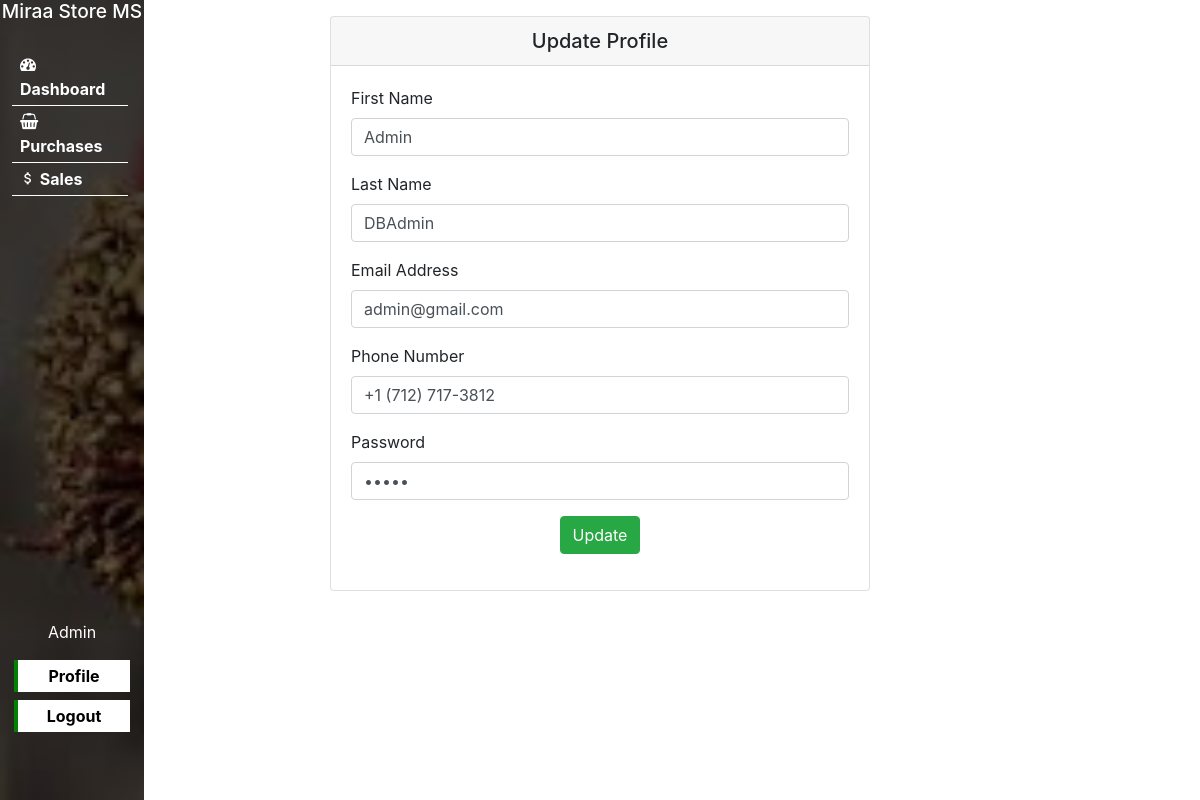
/app/profile.php (signed in), run on the app's committed database.
### tables this page shows
CREATE TABLE `users` (
  `id` int(6) NOT NULL,
  `first_name` varchar(70) NOT NULL,
  `last_name` varchar(70) NOT NULL,
  `email_address` varchar(70) NOT NULL,
  `phone_number` varchar(20) NOT NULL,
  `username` varchar(70) NOT NULL,
  `password` varchar(200) NOT NULL,
  `user_level` int(2) NOT NULL DEFAULT 2,
  `date_created` timestamp NOT NULL DEFAULT current_timestamp()
);

### app/include/functions.php (called while the page is built, shortened)
<?php
$hostname = "localhost";
$username = "root";
$password = "";
$database = "db_miraa_store_ms";
$db_connection = mysqli_connect($hostname, $username, $password, $database)
or die("<b>Connection to the server couldn't be established. Try starting mysql on Xampp or contact the developer for help!</b>");
    if (isset($_COOKIE['error'])): ?>
<?php endif;
function fetch_user_session($table_name): mysqli_result|bool
{
    global $db_connection;
    $id = $_SESSION['id'];
    $sql_fetch_where = $db_connection->query("SELECT * FROM $table_name WHERE id = '$id' ") or die(mysqli_error($db_connection));
    return $sql_fetch_where;
}

### app/profile.php (the view, shortened to what this page needs)
<?php
include_once "include/functions.php";
?>
<!doctype html>
<html lang="en">
<head>
    <?php include_once "include/head_section.php" ?>
</head>
<body>
<?php include_once "include/navbar.php" ?>
<main>
    <div class="container">
        <div class="row justify-content-center">
            <div class="col-6 mt-3">
                <div class="card">
                    <h5 class="card-header text-center">Update Profile</h5>
                    <div class="card-body">
                        <?php foreach(fetch_user_session('users') as $user): ?>
                            <form action="include/functions.php" method="post">
                                <div class="form-group">
                                    <label for="first_name">First Name</label>
                                    <input type="text" name="first_name" id="first_name" class="form-control" value="<?= $user['first_name'] ?>" required>
                                </div>
                                <div class="form-group">
                                    <label for="last_name">Last Name</label>
                                    <input type="text" name="last_name" id="last_name" class="form-control" value="<?= $user['last_name'] ?>" required>
                                </div>
                                <div class="form-group">
                                    <label for="last_name">Email Address</label>
                                    <input type="email" name="email_address" id="email_address" class="form-control" value="<?= $user['email_address'] ?>" required>
                                </div>
                                <div class="form-group">
                                    <label for="phone_number">Phone Number</label>
                                    <input type="text" name="phone_number" id="phone_number" class="form-control" value="<?= $user['phone_number'] ?>" required>
                                </div>
                                <div class="form-group">
                                    <label for="password">Password</label>
                                    <input type="password" name="password" id="password" class="form-control" value="<?= $user['password'] ?>" required>
                                </div>
                                <div class="form-group text-center">
                                    <button type="submit" class="btn btn-success" name="update_user_profile">Update</button>
                                </div>
                            </form>
                        <?php endforeach; ?>
                    </div>
                </div>
            </div>
        </div>
    </div>
</main>
</body>
</html>

### assets/css/styles.css (style rules this page uses)
* { padding: 0; margin: 0; box-sizing: border-box; }

### data on the page
users: first_name "Admin", last_name "DBAdmin", email_address "admin@gmail.com", phone_number "+1 (712) 717-3812"

### other printed values
$_SESSION['first_name'] "Admin"
